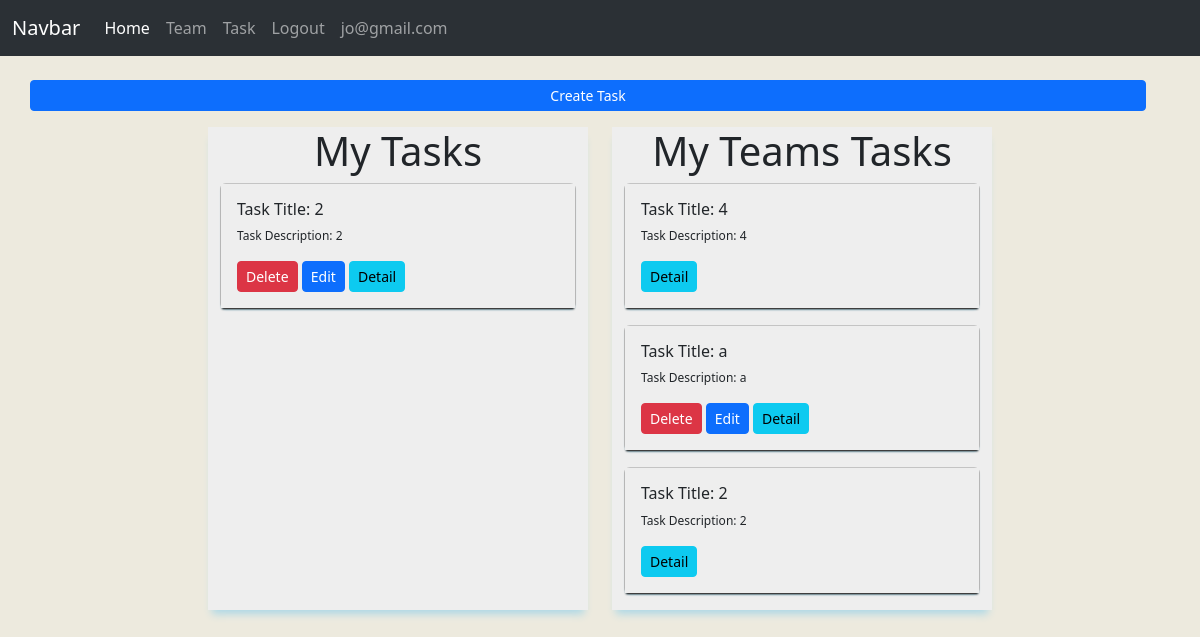
/task/ (signed in), run on an earlier commit of the app's database.
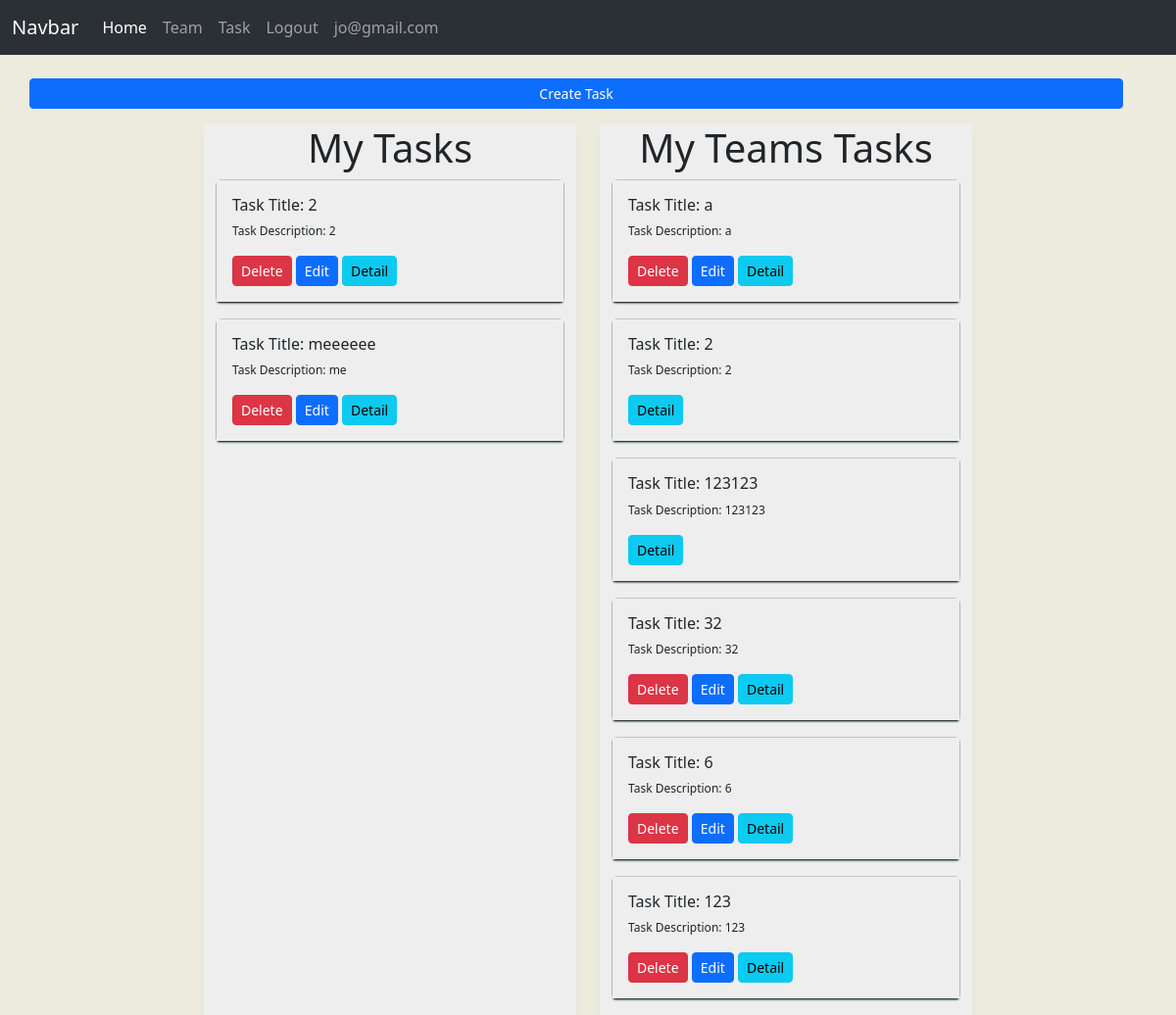
And on a later commit of the database.
### tasks/models.py (models this page shows, shortened)
class Task(models.Model):
    title = models.CharField(max_length=255,blank=False , null=False )
    description = models.TextField()
    user = models.ForeignKey(CustomUser,on_delete=models.CASCADE)
    created_at=models.DateTimeField(_("Created at"),auto_now_add=True)
    updated_at = models.DateTimeField(_("Updated at"), auto_now=True)
    is_done = models.BooleanField(_("Is Done") ,default=False)
    team = models.ForeignKey(Team, verbose_name=_("Team Name"), on_delete=models.CASCADE , blank=True, null=True)

### tasks/views.py (the view)
# urls.py: path('task/',views.TaskList.as_view(),name="task_list"),
class TaskList(LoginRequiredMixin,ListView):
    model = Task
    template_name = 'tasks/task_list.html'
    context_object_name = 'tasks'
    def get_queryset(self):
        return Task.objects.filter(Q(user=self.request.user) | Q(team__members=self.request.user)).distinct()

### templates/tasks/task_list.html (shortened to what this page needs)
{% extends "base.html" %}
{% block content %}
<div class="container">
    <div class="row mb-3">
        <div class="row justify-content-center align-items-center mt-4">
            <a href="{% if '/team_task_list' in request.path %} {% url 'team_task_create' team_id %} {% else %}{% url 'task_create' %}{% endif %}" class="btn btn-primary btn-sm">Create Task</a>
        </div>
    </div>
    <div class="row justify-content-center">
        {% if 'team_task_list' not in request.path %}
        <div class="col-md-4 me-4" style="  background: #eee;
        box-shadow: 0 8px 8px -4px lightblue;">
            <div class="text-center">
            <h1>My Tasks</h1>
            </div>
            {% for task in tasks %}
            {% if task.team is none %}
                <div class="card mb-3" style="background: #eee;box-shadow: 0 2px 2px -1px lightblue;">
                    <div class="card-body"style="background: #eee;box-shadow: 0 2px 2px -1px black;">
                        <h6 class="card-title">Task Title: {{ task.title }} </h6>
                        <p class="card-text" style="font-size: 12px;">Task Description: {{task.description}}</p>
                        <div class="mt-2 d-inline">
                                <form action="{% url 'task_delete' task.id %}" method="post" class="mr-2 d-inline">
                                <button type="submit" class="btn btn-danger btn-sm">Delete</button>
                                </form>
                                <a href="{% url "task_update" task.id %}" class="btn btn-primary btn-sm mr-2">Edit</a>
                                <a href="{% url 'task_detail' task.id %}" class="btn btn-info btn-sm">Detail</a>
                        </div>
                    </div>
                </div>
            {% endif %}
            {% endfor %}
        </div>
        {% endif %}
        <div class="col-md-4" style="  background: #eee;
        box-shadow: 0 8px 8px -4px lightblue;">
        <div class="text-center">
            <h1>My Teams Tasks</h1>
            </div>
            {% for task in tasks %}
            {% if task.team is not none %}
                <div class="card mb-3" style="background: #eee;box-shadow: 0 2px 2px -1px lightblue;">
                    <div class="card-body" style="background: #eee;box-shadow: 0 2px 2px -1px black;">
                        <h6 class="card-title">Task Title: {{ task.title }} </h6>
                        <p class="card-text" style="font-size: 12px;">Task Description: {{task.description}}</p>
                        <div class="mt-2 d-inline">
                                {% if request.user == task.team.owner %}
                                    <form action="{% url 'task_delete' task.id %}" method="post" class="mr-2 d-inline">
                                        <button type="submit" class="btn btn-danger btn-sm">Delete</button>
                                    </form>
                                    <a href="{% url "task_update" task.id %}" class="btn btn-primary btn-sm mr-2">Edit</a>
                                {% endif %}
                                <a href="{% url 'team_task_detail'   task.team.id task.id  %}" class="btn btn-info btn-sm">Detail</a>
                        </div>
                    </div>
                </div>
            {% endif %}
            {% endfor %}
        </div>
    </div>
</div>
{% endblock content %}

What changed in the data, as far as the page shows it:
no longer on this page (row edited): Task: title "4", description "4", shown under "My Teams Tasks"
added Task: title "meeeeee", description "me", shown under "My Tasks"
added Task: title "123123", description "123123", shown under "My Teams Tasks"
added Task: title "32", description "32", shows "Delete", shown under "My Teams Tasks"
added Task: title "6", description "6", shows "Delete", shown under "My Teams Tasks"
added Task: title "123", description "123", shows "Delete", shown under "My Teams Tasks"
